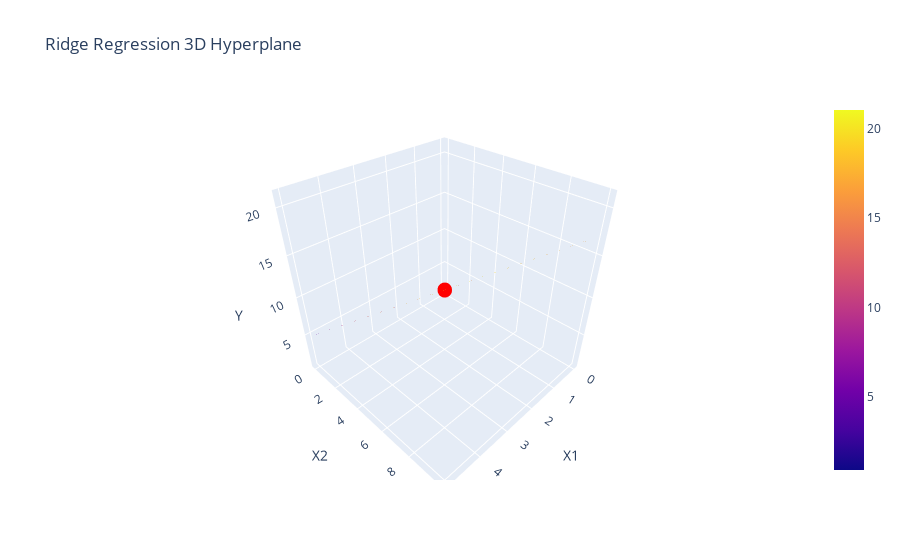

The cell this chart's notebook holds for it:
### Code cell
import numpy as np 
import plotly.graph_objects as go 

#Data : 4 points with perfectly correlated features X! and X2 and output y
X = np.array([[1,2],[2,4],[3,6],[4,8]])
y = np.array([5,9,13,17])

#Add an intercep term for Ridge Regression
X_with_intercept = np.hstack([np.ones((X.shape[0],1)), X])

#Ridge Regression setup
lambda_ridge = 0.1
I = np.eye(X_with_intercept.shape[1])     #Identity matrix for ridge regularization
beta_ridge = np.linalg.inv(X_with_intercept.T @ X_with_intercept + lambda_ridge *I) @ X_with_intercept.T @ y

#Create a grid for plotting
x1_range = np.linspace(0,5,20)
x2_range = 2 * x1_range 
X1_mesh, X2_mesh = np.meshgrid(x1_range,x2_range)
Y_mesh = beta_ridge[0] + beta_ridge[1] * X1_mesh + beta_ridge[2] * X2_mesh

#Plotting using Plotly
fig = go.Figure(data=[go.Scatter3d(x=X[:,0] , y=X[:,1], z = y,mode="markers", marker=dict(size=5,color="red")) ,go.Surface(x=X1_mesh,y=X2_mesh,z=Y_mesh,opacity=0.5)]) 

fig.update_layout(scene=dict(xaxis_title="X1",yaxis_title="X2",zaxis_title="Y"),title="Ridge Regression 3D Hyperplane")

fig.show()

### Figure 1 — Plotly figure (JSON) as saved in the notebook; plotly's stock layout.template omitted (floating-point values rounded to 4 significant figures; data arrays with more than 128 entries replaced by an {"elided": "..."} marker saying what was removed)
{"data": [{"marker": {"color": "red", "size": 5}, "mode": "markers", "type": "scatter3d", "x": [1, 2, 3, 4], "y": [2, 4, 6, 8], "z": [5, 9, 13, 17]}, {"opacity": 0.5, "type": "surface", "x": {"elided": "20x20 float values"}, "y": {"elided": "20x20 float values"}, "z": {"elided": "20x20 float values"}}], "layout": {"scene": {"xaxis": {"title": {"text": "X1"}}, "yaxis": {"title": {"text": "X2"}}, "zaxis": {"title": {"text": "Y"}}}, "title": {"text": "Ridge Regression 3D Hyperplane"}}}
